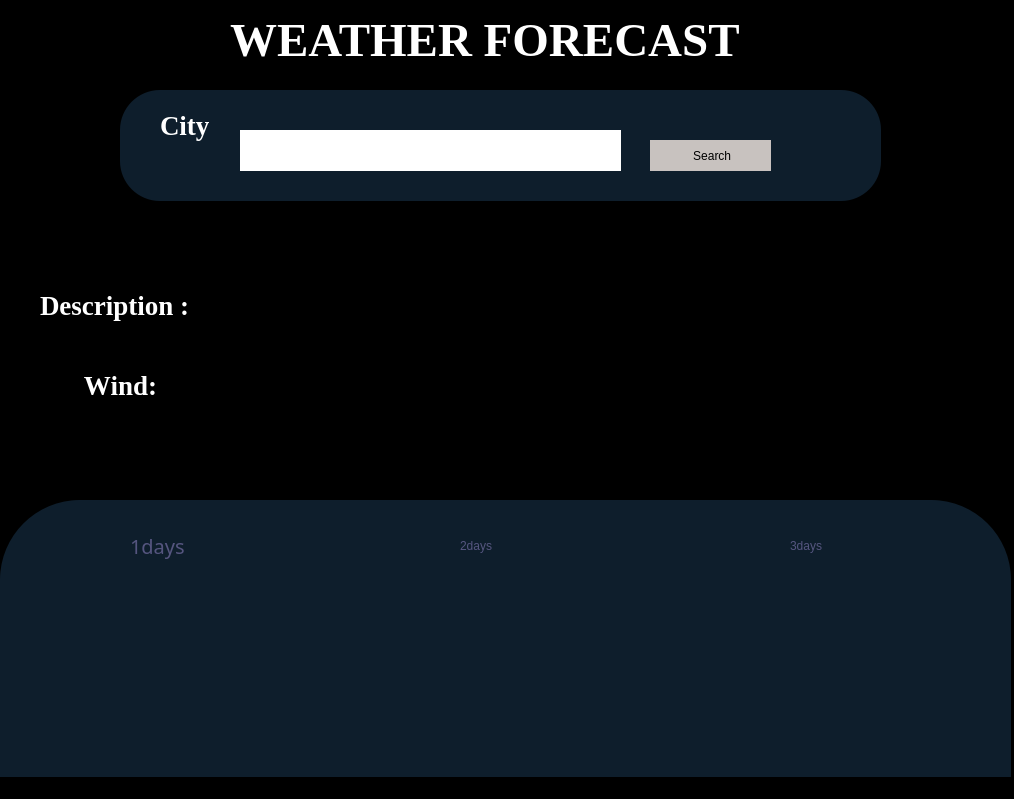
<?xml version="1.0" encoding="UTF-8"?>
<ui version="4.0">
 <class>MainWindow</class>
 <widget class="QMainWindow" name="MainWindow">
  <property name="windowModality">
   <enum>Qt::WindowModal</enum>
  </property>
  <property name="geometry">
   <rect>
    <x>0</x>
    <y>0</y>
    <width>1014</width>
    <height>799</height>
   </rect>
  </property>
  <property name="minimumSize">
   <size>
    <width>576</width>
    <height>0</height>
   </size>
  </property>
  <property name="contextMenuPolicy">
   <enum>Qt::ActionsContextMenu</enum>
  </property>
  <property name="windowTitle">
   <string>MainWindow</string>
  </property>
  <property name="autoFillBackground">
   <bool>false</bool>
  </property>
  <property name="styleSheet">
   <string notr="true">background-color: rgb(0, 0, 0);</string>
  </property>
  <property name="iconSize">
   <size>
    <width>48</width>
    <height>48</height>
   </size>
  </property>
  <property name="toolButtonStyle">
   <enum>Qt::ToolButtonIconOnly</enum>
  </property>
  <property name="tabShape">
   <enum>QTabWidget::Rounded</enum>
  </property>
  <property name="dockNestingEnabled">
   <bool>false</bool>
  </property>
  <property name="unifiedTitleAndToolBarOnMac">
   <bool>false</bool>
  </property>
  <widget class="QWidget" name="centralwidget">
   <widget class="QFrame" name="frame">
    <property name="geometry">
     <rect>
      <x>120</x>
      <y>90</y>
      <width>761</width>
      <height>111</height>
     </rect>
    </property>
    <property name="focusPolicy">
     <enum>Qt::ClickFocus</enum>
    </property>
    <property name="contextMenuPolicy">
     <enum>Qt::ActionsContextMenu</enum>
    </property>
    <property name="styleSheet">
     <string notr="true">background-color: rgb(14, 30, 44);
border-radius:40px;
</string>
    </property>
    <property name="inputMethodHints">
     <set>Qt::ImhNone</set>
    </property>
    <property name="frameShape">
     <enum>QFrame::Box</enum>
    </property>
    <property name="frameShadow">
     <enum>QFrame::Sunken</enum>
    </property>
    <property name="lineWidth">
     <number>3</number>
    </property>
    <property name="midLineWidth">
     <number>2</number>
    </property>
    <widget class="QPushButton" name="pushButton">
     <property name="geometry">
      <rect>
       <x>530</x>
       <y>50</y>
       <width>121</width>
       <height>31</height>
      </rect>
     </property>
     <property name="styleSheet">
      <string notr="true">background-color: rgb(0, 255, 127);
background-color: rgb(200, 194, 191);</string>
     </property>
     <property name="text">
      <string>  Search </string>
     </property>
     <property name="icon">
      <iconset>
       <normaloff>1 001.jpg</normaloff>1 001.jpg</iconset>
     </property>
     <property name="iconSize">
      <size>
       <width>24</width>
       <height>24</height>
      </size>
     </property>
    </widget>
    <widget class="QLineEdit" name="lecity">
     <property name="geometry">
      <rect>
       <x>120</x>
       <y>40</y>
       <width>381</width>
       <height>41</height>
      </rect>
     </property>
     <property name="font">
      <font>
       <family>Times New Roman</family>
       <pointsize>20</pointsize>
       <bold>true</bold>
      </font>
     </property>
     <property name="styleSheet">
      <string notr="true">background-color: rgb(255, 255, 255);</string>
     </property>
     <property name="frame">
      <bool>false</bool>
     </property>
    </widget>
    <widget class="QLabel" name="label">
     <property name="geometry">
      <rect>
       <x>40</x>
       <y>20</y>
       <width>61</width>
       <height>31</height>
      </rect>
     </property>
     <property name="font">
      <font>
       <family>Times New Roman</family>
       <pointsize>20</pointsize>
       <bold>true</bold>
      </font>
     </property>
     <property name="styleSheet">
      <string notr="true">color: rgb(255, 255, 255);</string>
     </property>
     <property name="text">
      <string>City</string>
     </property>
    </widget>
   </widget>
   <widget class="QLabel" name="label_2">
    <property name="geometry">
     <rect>
      <x>230</x>
      <y>10</y>
      <width>521</width>
      <height>61</height>
     </rect>
    </property>
    <property name="font">
     <font>
      <family>Times New Roman</family>
      <pointsize>35</pointsize>
      <bold>true</bold>
     </font>
    </property>
    <property name="styleSheet">
     <string notr="true">color: rgb(255, 255, 255);</string>
    </property>
    <property name="text">
     <string>WEATHER FORECAST</string>
    </property>
   </widget>
   <widget class="QPushButton" name="result_board_2">
    <property name="geometry">
     <rect>
      <x>420</x>
      <y>240</y>
      <width>241</width>
      <height>211</height>
     </rect>
    </property>
    <property name="sizePolicy">
     <sizepolicy hsizetype="Fixed" vsizetype="Fixed">
      <horstretch>0</horstretch>
      <verstretch>0</verstretch>
     </sizepolicy>
    </property>
    <property name="font">
     <font>
      <family>Britannic Bold</family>
      <pointsize>14</pointsize>
      <italic>false</italic>
      <bold>false</bold>
     </font>
    </property>
    <property name="styleSheet">
     <string notr="true">border-radius:10px</string>
    </property>
    <property name="text">
     <string/>
    </property>
    <property name="iconSize">
     <size>
      <width>96</width>
      <height>96</height>
     </size>
    </property>
   </widget>
   <widget class="QLineEdit" name="deg_t">
    <property name="geometry">
     <rect>
      <x>710</x>
      <y>340</y>
      <width>161</width>
      <height>41</height>
     </rect>
    </property>
    <property name="font">
     <font>
      <pointsize>20</pointsize>
      <bold>true</bold>
     </font>
    </property>
    <property name="styleSheet">
     <string notr="true">color: rgb(0, 0, 255);</string>
    </property>
    <property name="frame">
     <bool>false</bool>
    </property>
   </widget>
   <widget class="QLabel" name="label_3">
    <property name="geometry">
     <rect>
      <x>40</x>
      <y>290</y>
      <width>161</width>
      <height>31</height>
     </rect>
    </property>
    <property name="font">
     <font>
      <family>Times New Roman</family>
      <pointsize>20</pointsize>
      <bold>true</bold>
     </font>
    </property>
    <property name="styleSheet">
     <string notr="true">color: rgb(255, 255, 255);</string>
    </property>
    <property name="text">
     <string>Description :</string>
    </property>
   </widget>
   <widget class="QLineEdit" name="des_t">
    <property name="geometry">
     <rect>
      <x>210</x>
      <y>290</y>
      <width>151</width>
      <height>41</height>
     </rect>
    </property>
    <property name="font">
     <font>
      <pointsize>14</pointsize>
      <bold>true</bold>
     </font>
    </property>
    <property name="styleSheet">
     <string notr="true">color: rgb(255, 255, 255);</string>
    </property>
    <property name="frame">
     <bool>false</bool>
    </property>
    <property name="alignment">
     <set>Qt::AlignCenter</set>
    </property>
   </widget>
   <widget class="QLabel" name="label_4">
    <property name="geometry">
     <rect>
      <x>40</x>
      <y>370</y>
      <width>161</width>
      <height>31</height>
     </rect>
    </property>
    <property name="font">
     <font>
      <family>Times New Roman</family>
      <pointsize>20</pointsize>
      <bold>true</bold>
     </font>
    </property>
    <property name="styleSheet">
     <string notr="true">color: rgb(255, 255, 255);</string>
    </property>
    <property name="text">
     <string>Wind:</string>
    </property>
    <property name="alignment">
     <set>Qt::AlignCenter</set>
    </property>
   </widget>
   <widget class="QLineEdit" name="wind_t">
    <property name="geometry">
     <rect>
      <x>210</x>
      <y>360</y>
      <width>151</width>
      <height>41</height>
     </rect>
    </property>
    <property name="font">
     <font>
      <pointsize>14</pointsize>
      <bold>true</bold>
     </font>
    </property>
    <property name="styleSheet">
     <string notr="true">color: rgb(255, 255, 255);</string>
    </property>
    <property name="frame">
     <bool>false</bool>
    </property>
    <property name="alignment">
     <set>Qt::AlignCenter</set>
    </property>
   </widget>
   <widget class="QWidget" name="widget" native="true">
    <property name="geometry">
     <rect>
      <x>0</x>
      <y>500</y>
      <width>1011</width>
      <height>391</height>
     </rect>
    </property>
    <property name="styleSheet">
     <string notr="true">background-color: rgb(14, 30, 44);
border-radius:80px;
</string>
    </property>
    <widget class="QLabel" name="label_5">
     <property name="geometry">
      <rect>
       <x>130</x>
       <y>30</y>
       <width>61</width>
       <height>31</height>
      </rect>
     </property>
     <property name="font">
      <font>
       <family>Segoe UI Black</family>
       <pointsize>15</pointsize>
       <italic>false</italic>
       <strikeout>false</strikeout>
       <fontweight>Black</fontweight>
      </font>
     </property>
     <property name="styleSheet">
      <string notr="true">color: rgb(85, 85, 127);
font: 900 15pt &quot;Segoe UI Black&quot;;</string>
     </property>
     <property name="text">
      <string>1days</string>
     </property>
    </widget>
    <widget class="QLineEdit" name="temp1">
     <property name="geometry">
      <rect>
       <x>60</x>
       <y>80</y>
       <width>181</width>
       <height>41</height>
      </rect>
     </property>
     <property name="font">
      <font>
       <pointsize>14</pointsize>
       <bold>true</bold>
      </font>
     </property>
     <property name="styleSheet">
      <string notr="true">color: rgb(255, 255, 255);</string>
     </property>
     <property name="frame">
      <bool>false</bool>
     </property>
     <property name="alignment">
      <set>Qt::AlignCenter</set>
     </property>
    </widget>
    <widget class="QLineEdit" name="wind1">
     <property name="geometry">
      <rect>
       <x>60</x>
       <y>150</y>
       <width>181</width>
       <height>41</height>
      </rect>
     </property>
     <property name="font">
      <font>
       <pointsize>14</pointsize>
       <bold>true</bold>
      </font>
     </property>
     <property name="styleSheet">
      <string notr="true">color: rgb(255, 255, 255);</string>
     </property>
     <property name="frame">
      <bool>false</bool>
     </property>
     <property name="alignment">
      <set>Qt::AlignCenter</set>
     </property>
    </widget>
    <widget class="QLabel" name="label_6">
     <property name="geometry">
      <rect>
       <x>460</x>
       <y>30</y>
       <width>61</width>
       <height>31</height>
      </rect>
     </property>
     <property name="styleSheet">
      <string notr="true">color: rgb(85, 85, 127);
font: 900 15pt &quot;Segoe UI Black&quot;;</string>
     </property>
     <property name="text">
      <string>2days</string>
     </property>
    </widget>
    <widget class="QLineEdit" name="temp2">
     <property name="geometry">
      <rect>
       <x>410</x>
       <y>80</y>
       <width>181</width>
       <height>41</height>
      </rect>
     </property>
     <property name="font">
      <font>
       <pointsize>14</pointsize>
       <bold>true</bold>
      </font>
     </property>
     <property name="styleSheet">
      <string notr="true">color: rgb(255, 255, 255);</string>
     </property>
     <property name="frame">
      <bool>false</bool>
     </property>
     <property name="alignment">
      <set>Qt::AlignCenter</set>
     </property>
    </widget>
    <widget class="QLineEdit" name="wind2">
     <property name="geometry">
      <rect>
       <x>410</x>
       <y>150</y>
       <width>181</width>
       <height>41</height>
      </rect>
     </property>
     <property name="font">
      <font>
       <pointsize>14</pointsize>
       <bold>true</bold>
      </font>
     </property>
     <property name="styleSheet">
      <string notr="true">color: rgb(255, 255, 255);</string>
     </property>
     <property name="frame">
      <bool>false</bool>
     </property>
     <property name="alignment">
      <set>Qt::AlignCenter</set>
     </property>
    </widget>
    <widget class="QLabel" name="label_7">
     <property name="geometry">
      <rect>
       <x>790</x>
       <y>30</y>
       <width>61</width>
       <height>31</height>
      </rect>
     </property>
     <property name="styleSheet">
      <string notr="true">color: rgb(85, 85, 127);
font: 900 15pt &quot;Segoe UI Black&quot;;</string>
     </property>
     <property name="text">
      <string>3days</string>
     </property>
    </widget>
    <widget class="QLineEdit" name="temp3">
     <property name="geometry">
      <rect>
       <x>750</x>
       <y>80</y>
       <width>181</width>
       <height>41</height>
      </rect>
     </property>
     <property name="font">
      <font>
       <pointsize>14</pointsize>
       <bold>true</bold>
      </font>
     </property>
     <property name="styleSheet">
      <string notr="true">color: rgb(255, 255, 255);</string>
     </property>
     <property name="frame">
      <bool>false</bool>
     </property>
     <property name="alignment">
      <set>Qt::AlignCenter</set>
     </property>
    </widget>
    <widget class="QLineEdit" name="wind3">
     <property name="geometry">
      <rect>
       <x>750</x>
       <y>140</y>
       <width>181</width>
       <height>41</height>
      </rect>
     </property>
     <property name="font">
      <font>
       <pointsize>14</pointsize>
       <bold>true</bold>
      </font>
     </property>
     <property name="styleSheet">
      <string notr="true">color: rgb(255, 255, 255);</string>
     </property>
     <property name="frame">
      <bool>false</bool>
     </property>
     <property name="alignment">
      <set>Qt::AlignCenter</set>
     </property>
    </widget>
   </widget>
  </widget>
  <widget class="QMenuBar" name="menubar">
   <property name="geometry">
    <rect>
     <x>0</x>
     <y>0</y>
     <width>1014</width>
     <height>22</height>
    </rect>
   </property>
  </widget>
  <widget class="QStatusBar" name="statusbar"/>
 </widget>
 <resources/>
 <connections/>
</ui>
